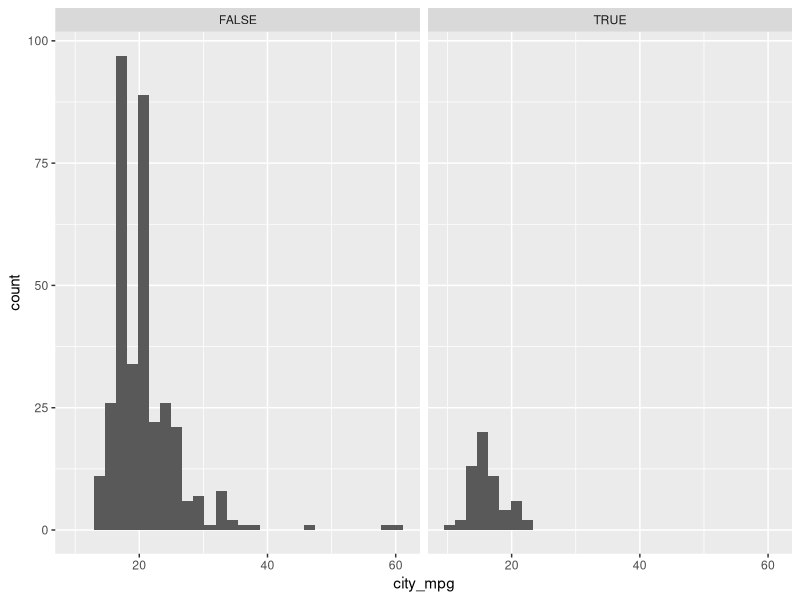
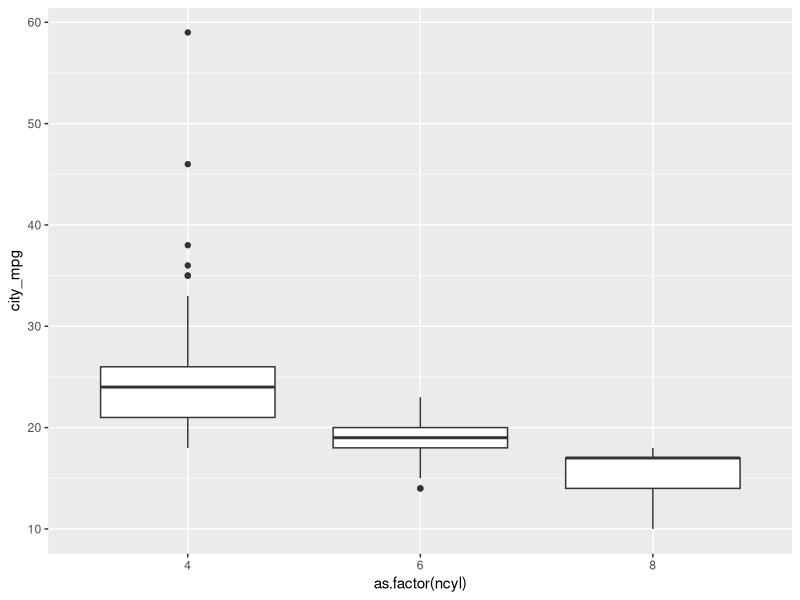
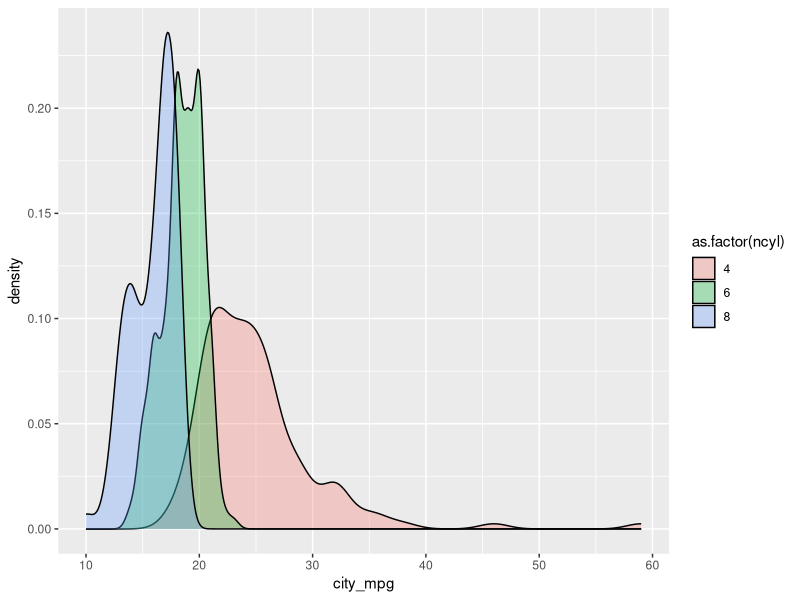
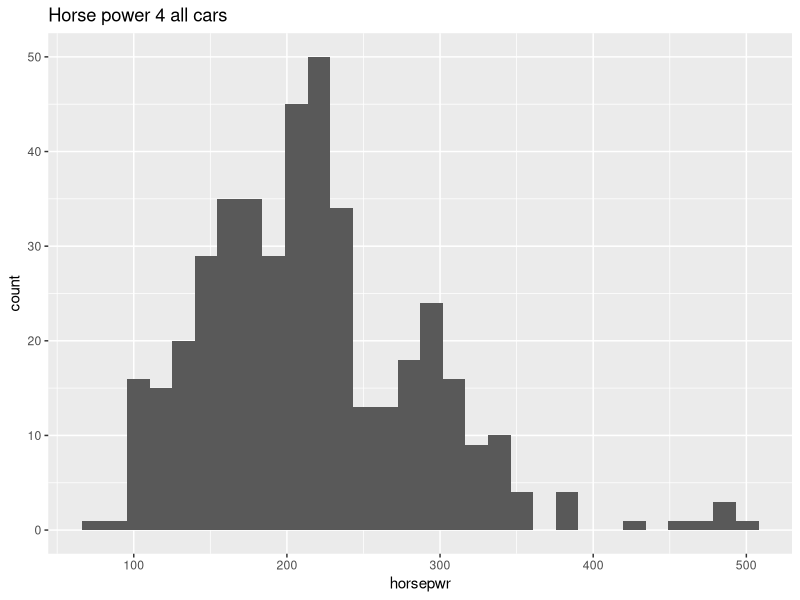
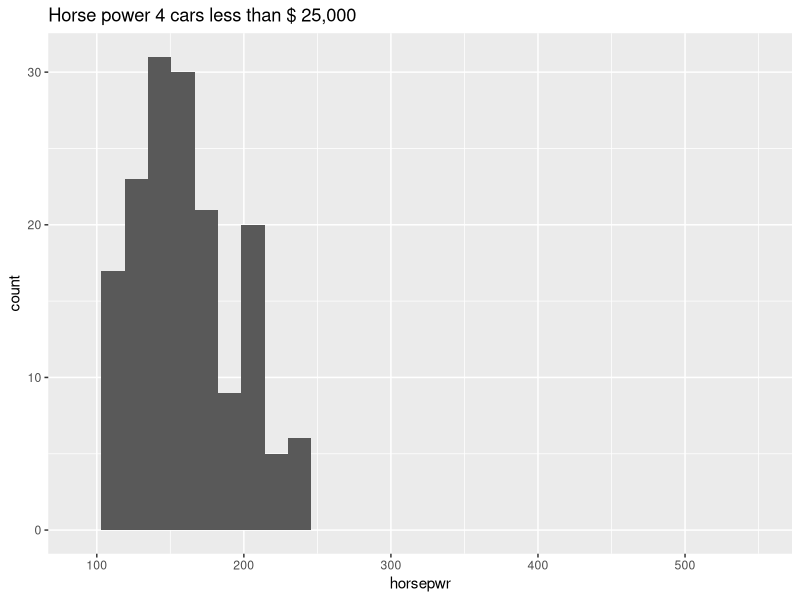
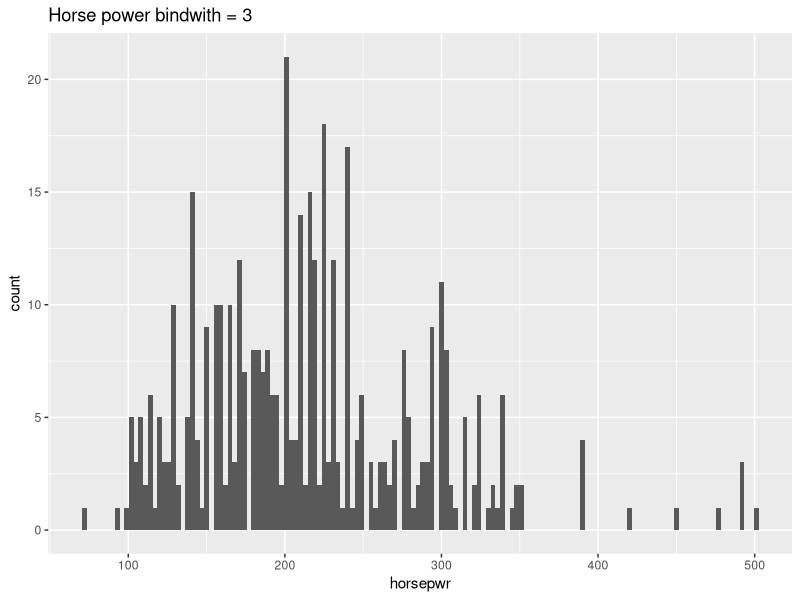
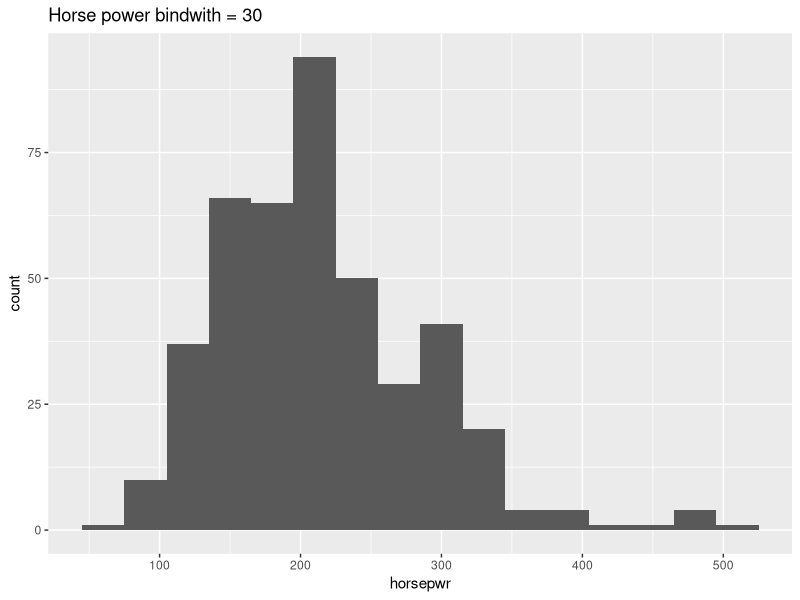
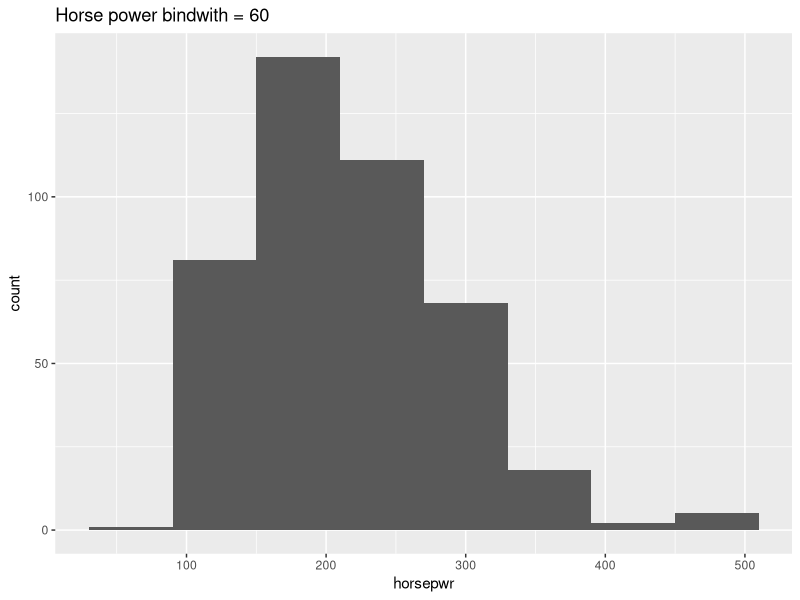

Write R code to recreate these figures, in order.
## ---- chunk 1
knitr::opts_chunk$set(echo = TRUE, fig.align = "center")
library(tidyverse)
library(stringr)
## ---- chunk 2
cars <- read_csv("cars.csv",
                 col_types = cols(city_mpg   = col_integer(),
                                  horsepwr   = col_integer(), 
                                  hwy_mpg    = col_integer(),
                                  length     = col_integer(), 
                                  weight     = col_integer(),
                                  wheel_base = col_integer(), 
                                  width      = col_integer()))
# commented to save pages!!
# str(cars)

# Create faceted histogram
ggplot(cars, aes(x = city_mpg)) +
  geom_histogram() +
  facet_wrap(~ suv)

## ---- chunk 3
# Filter cars with 4, 6, 8 cylinders
common_cyl <- filter(cars, ncyl %in% c(4,6,8))

# Create box plots of city mpg by ncyl
ggplot(common_cyl, aes(x = as.factor(ncyl), y = city_mpg)) +
  geom_boxplot()

# Create overlaid density plots for same data
ggplot(common_cyl, aes(x = city_mpg, fill = as.factor(ncyl))) +
  geom_density(alpha = .3)
## ---- chunk 4
# Create hist of horsepwr
cars %>%
  ggplot(aes(horsepwr)) +
  geom_histogram() +
  ggtitle("Horse power 4 all cars")

# Create hist of horsepwr for affordable cars
cars %>% 
  filter(msrp <25000) %>%
  ggplot(aes(horsepwr)) +
  geom_histogram() +
  xlim(c(90, 550)) +
  ggtitle("Horse power 4 cars less than $ 25,000")
## ---- chunk 5
# Create hist of horsepwr with binwidth of 3
cars %>%
  ggplot(aes(horsepwr)) +
  geom_histogram(binwidth = 3) +
  ggtitle("Horse power bindwith = 3")

# Create hist of horsepwr with binwidth of 30
cars %>%
  ggplot(aes(horsepwr)) +
  geom_histogram(binwidth = 30) +
  ggtitle("Horse power bindwith = 30")

# Create hist of horsepwr with binwidth of 60
cars %>%
  ggplot(aes(horsepwr)) +
  geom_histogram(binwidth = 60) +
  ggtitle("Horse power bindwith = 60")

## ---- chunk 6
# Construct box plot of msrp
cars %>%
  ggplot(aes(x = 1, y = msrp)) +
  geom_boxplot()

# Exclude outliers from data
cars_no_out <- cars %>%
  filter(msrp < 100000)

# Construct box plot of msrp using the reduced dataset
cars_no_out %>%
  ggplot(aes(x = 1 , y = msrp)) +
  geom_boxplot()
## ---- chunk 7
# Facet hists using hwy mileage and ncyl
common_cyl %>%
  ggplot(aes(x = hwy_mpg)) +
  geom_histogram() +
  facet_grid(ncyl ~ suv) +
  ggtitle("Hwy per mpg faceted")
